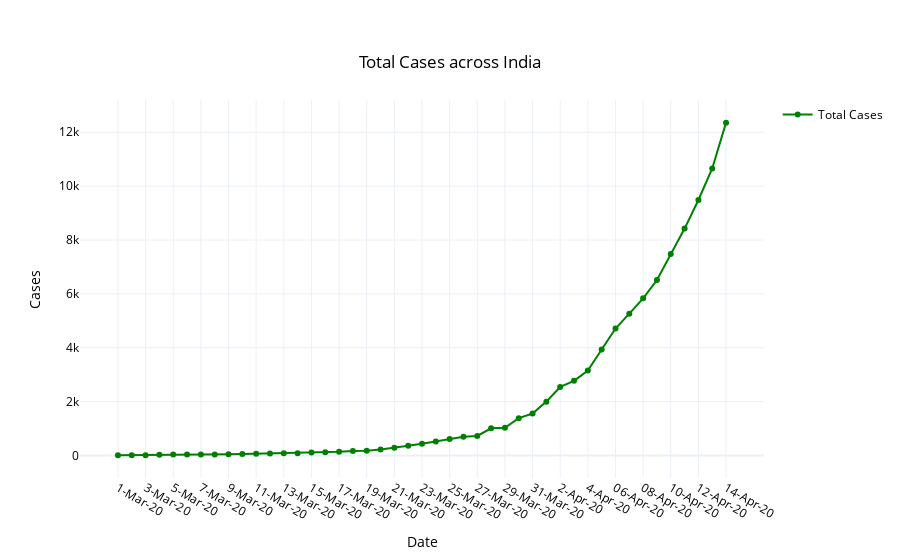

Here is the notebook cell this chart was saved with:
### Markdown cell above
## Data Across India

### Code cell
fig = go.Figure()
fig.add_trace(go.Scatter(x=df2['DATE'], y=df2['TOTAL_CASES'], name='Total Cases', mode='lines+markers',
                         line_color='green'))
fig.update_layout(
    showlegend=True,
    title= {
        'text': 'Total Cases across India',
        'y':0.9,
        'x':0.5,
        'xanchor': 'center',
        'yanchor': 'top'
    },
    
    xaxis_title="Date",
    yaxis_title="Cases",
    template='plotly_white',
    font=dict(
        color="black"
    )
)
fig.show()

### Figure 1 — Plotly figure (JSON) as saved in the notebook; plotly's stock layout.template omitted (floating-point values rounded to 4 significant figures)
{"data": [{"line": {"color": "green"}, "mode": "lines+markers", "name": "Total Cases", "type": "scatter", "x": ["1-Mar-20", "2-Mar-20", "3-Mar-20", "4-Mar-20", "5-Mar-20", "6-Mar-20", "7-Mar-20", "8-Mar-20", "9-Mar-20", "10-Mar-20", "11-Mar-20", "12-Mar-20", "13-Mar-20", "14-Mar-20", "15-Mar-20", "16-Mar-20", "17-Mar-20", "18-Mar-20", "19-Mar-20", "20-Mar-20", "21-Mar-20", "22-Mar-20", "23-Mar-20", "24-Mar-20", "25-Mar-20", "26-Mar-20", "27-Mar-20", "28-Mar-20", "29-Mar-20", "30-Mar-20", "31-Mar-20", "1-Apr-20", "2-Apr-20", "3-Apr-20", "4-Apr-20", "05-Apr-20", "06-Apr-20", "07-Apr-20", "08-Apr-20", "09-Apr-20", "10-Apr-20", "11-Apr-20", "12-Apr-20", "13-Apr-20", "14-Apr-20"], "y": [3, 5, 6, 28, 30, 31, 34, 39, 44, 50, 60, 73, 81, 84, 110, 114, 137, 162, 173, 223, 283, 360, 434, 519, 606, 694, 724, 1008, 1024, 1385, 1556, 1998, 2543, 2772, 3154, 3935, 4711, 5266, 5834, 6512, 7483, 8424, 9485, 10656, 12358]}], "layout": {"font": {"color": "black"}, "showlegend": true, "title": {"text": "Total Cases across India", "x": 0.5, "xanchor": "center", "y": 0.9, "yanchor": "top"}, "xaxis": {"title": {"text": "Date"}}, "yaxis": {"title": {"text": "Cases"}}}}
